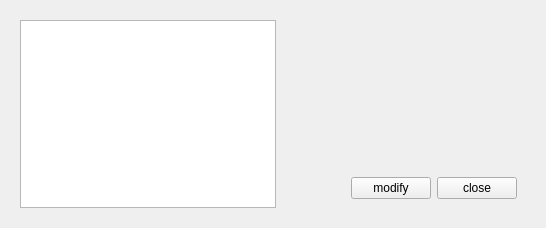
<?xml version="1.0" encoding="UTF-8"?>
<ui version="4.0">
 <class>MainWidget</class>
 <widget class="QWidget" name="MainWidget">
  <property name="geometry">
   <rect>
    <x>0</x>
    <y>0</y>
    <width>546</width>
    <height>228</height>
   </rect>
  </property>
  <property name="windowTitle">
   <string>MainWidget</string>
  </property>
  <layout class="QHBoxLayout" name="horizontalLayout">
   <item>
    <widget class="QWidget" name="widget" native="true">
     <layout class="QHBoxLayout" name="horizontalLayout_2">
      <item>
       <widget class="QListWidget" name="listWidget"/>
      </item>
     </layout>
    </widget>
   </item>
   <item>
    <widget class="QWidget" name="widget_2" native="true">
     <layout class="QVBoxLayout" name="verticalLayout">
      <item>
       <widget class="QStackedWidget" name="stackedWidget">
        <property name="currentIndex">
         <number>0</number>
        </property>
        <widget class="QWidget" name="page_3"/>
        <widget class="QWidget" name="page_4"/>
       </widget>
      </item>
      <item>
       <widget class="QWidget" name="widget_3" native="true">
        <layout class="QHBoxLayout" name="horizontalLayout_3">
         <item>
          <spacer name="horizontalSpacer">
           <property name="orientation">
            <enum>Qt::Horizontal</enum>
           </property>
           <property name="sizeHint" stdset="0">
            <size>
             <width>40</width>
             <height>20</height>
            </size>
           </property>
          </spacer>
         </item>
         <item>
          <widget class="QPushButton" name="modifyBtn">
           <property name="toolTip">
            <string>修改</string>
           </property>
           <property name="text">
            <string>modify</string>
           </property>
          </widget>
         </item>
         <item>
          <widget class="QPushButton" name="closeBtn">
           <property name="toolTip">
            <string>关闭</string>
           </property>
           <property name="text">
            <string>close</string>
           </property>
          </widget>
         </item>
        </layout>
       </widget>
      </item>
     </layout>
    </widget>
   </item>
  </layout>
 </widget>
 <resources/>
 <connections/>
</ui>
